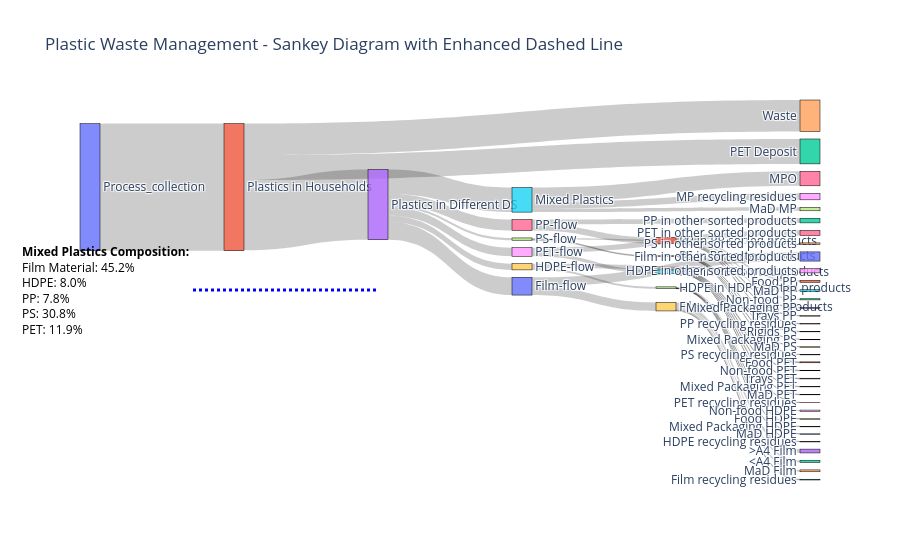

The notebook cell this image was saved under:
### Code cell
import pandas as pd
import plotly.graph_objects as go

# Load the Excel file
excel_file_path = r'C:\Users\Master.WR\OneDrive - stud.tu-darmstadt.de\Documents\Fraunhofer\combined_summary_full.xlsx'
df = pd.read_excel(excel_file_path)
df = df.fillna(method='ffill')

# Extract values from the first row
node_label_1 = df.iloc[0, 0]
node_label_2 = df.iloc[0, 1]
link_value = df.iloc[0, 2]

# Create the nodes and links
nodes = [{'label': node_label_1}, {'label': node_label_2}]
links = [{'source': node_label_1, 'target': node_label_2, 'value': link_value}]

df = df.drop(columns=['Process Name', 'Input Material Amount'])

node_labels = {node_label_1, node_label_2}

for idx, row in df.iterrows():
    src = row[0]
    tgt = row[1]
    val = row[2]

    if src not in node_labels:
        nodes.append({'label': src})
        node_labels.add(src)

    if tgt not in node_labels:
        nodes.append({'label': tgt})
        node_labels.add(tgt)

    links.append({'source': src, 'target': tgt, 'value': val})

# Add "Mixed Plastics" node if not present
if "Mixed Plastics" not in node_labels:
    nodes.append({'label': "Mixed Plastics"})
    node_labels.add("Mixed Plastics")

# Prepare data for Plotly Sankey
node_labels = [node['label'] for node in nodes]
label_to_index = {label: idx for idx, label in enumerate(node_labels)}

source_indices = [label_to_index[link['source']] for link in links]
target_indices = [label_to_index[link['target']] for link in links]
values = [link['value'] for link in links]

# Create the Sankey diagram
fig = go.Figure(data=[go.Sankey(
    arrangement="freeform",
    node=dict(
        pad=15,
        thickness=20,
        line=dict(color="black", width=0.5),
        label=node_labels,
    ),
    link=dict(
        source=source_indices,
        target=target_indices,
        value=values,
    )
)])

# Add annotation for "Mixed Plastics"
fig.add_annotation(
    x=0.15,  # Adjust x-position of the annotation
    y=0.5,   # Adjust y-position
    text="<b>Mixed Plastics Composition:</b><br>"
         "Film Material: 45.2%<br>"
         "HDPE: 8.0%<br>"
         "PP: 7.8%<br>"
         "PS: 30.8%<br>"
         "PET: 11.9%",
    showarrow=False,
    font=dict(size=12, color="black"),
    align="left",
    xanchor="right"
)

# Add a dashed line to connect "Mixed Plastics" with the annotation
fig.update_layout(
    shapes=[
        dict(
            type="line",
            x0=0.4, y0=0.5,  # Start point (near "Mixed Plastics")
            x1=0.15, y1=0.5,  # End point (near the annotation box)
            xref="paper", yref="paper",
            line=dict(
                color="blue",
                width=3,      # Thicker line for better visibility
                dash="dot"    # Dashed pattern
            )
        )
    ]
)

# Update layout with title
fig.update_layout(
    title_text="Plastic Waste Management - Sankey Diagram with Enhanced Dashed Line",
    font_size=12
)

# Display the diagram
fig.show()

### Figure 1 — Plotly figure (JSON) as saved in the notebook; plotly's stock layout.template omitted (floating-point values rounded to 4 significant figures)
{"data": [{"arrangement": "freeform", "link": {"source": [0, 1, 1, 1, 3, 3, 3, 3, 3, 3, 6, 6, 7, 7, 8, 8, 9, 9, 10, 10, 11, 11, 11, 11, 11, 11, 13, 13, 13, 13, 15, 15, 15, 15, 15, 15, 17, 17, 17, 17, 17, 19, 19, 19, 19, 5, 5, 5], "target": [1, 2, 3, 4, 5, 6, 7, 8, 9, 10, 11, 12, 13, 14, 15, 16, 17, 18, 19, 20, 21, 22, 23, 24, 25, 26, 27, 28, 29, 30, 31, 32, 33, 34, 35, 36, 37, 38, 39, 40, 41, 42, 43, 44, 45, 46, 47, 48], "value": [2170.0, 425, 1199.0, 538.1, 419, 186.2, 38.9, 147, 104.9, 302.7, 106.9, 79.3, 13, 26, 59.5, 87.5, 30.4, 74.6, 145.7, 157, 33.4, 19.6, 15, 6.5, 26.2, 6.1, 8.7, 0.5, 2.8, 1, 15.4, 8.9, 8.3, 12.2, 8.2, 6.5, 2.4, 21, 0.3, 2.7, 3.9, 34.8, 65.5, 32.2, 13.2, 247.2, 60, 111.9]}, "node": {"label": ["Process_collection", "Plastics in Households", "PET Deposit", "Plastics in Different DS", "Waste", "Mixed Plastics", "PP-flow", "PS-flow", "PET-flow", "HDPE-flow", "Film-flow", "PP in PP sorted products", "PP in other sorted products", "PS in PS sorted products", "PS in other sorted products", "PET in PET sorted products", "PET in other sorted products", "HDPE in HDPE sorted products", "HDPE in other sorted products", "Film in film sorted products", "Film in other sorted products", "Food PP", "Non-food PP", "Mixed Packaging PP", "Trays PP", "MaD PP", "PP recycling residues", "Rigids PS", "Mixed Packaging PS", "MaD PS", "PS recycling residues", "Food PET", "Non-food PET", "Mixed Packaging PET", "Trays PET", "MaD PET", "PET recycling residues", "Food HDPE", "Non-food HDPE", "Mixed Packaging HDPE", "MaD HDPE", "HDPE recycling residues", "<A4 Film", ">A4 Film", "MaD Film", "Film recycling residues", "MPO", "MaD MP", "MP recycling residues"], "line": {"color": "black", "width": 0.5}, "pad": 15, "thickness": 20}, "type": "sankey"}], "layout": {"annotations": [{"align": "left", "font": {"color": "black", "size": 12}, "showarrow": false, "text": "<b>Mixed Plastics Composition:</b><br>Film Material: 45.2%<br>HDPE: 8.0%<br>PP: 7.8%<br>PS: 30.8%<br>PET: 11.9%", "x": 0.15, "xanchor": "right", "y": 0.5}], "font": {"size": 12}, "shapes": [{"line": {"color": "blue", "dash": "dot", "width": 3}, "type": "line", "x0": 0.4, "x1": 0.15, "xref": "paper", "y0": 0.5, "y1": 0.5, "yref": "paper"}], "title": {"text": "Plastic Waste Management - Sankey Diagram with Enhanced Dashed Line"}}}
